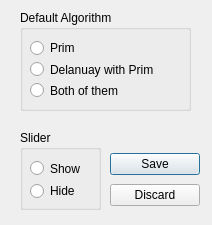
<?xml version="1.0" encoding="UTF-8"?>
<ui version="4.0">
 <class>PreferenceDialog</class>
 <widget class="QDialog" name="PreferenceDialog">
  <property name="geometry">
   <rect>
    <x>0</x>
    <y>0</y>
    <width>212</width>
    <height>225</height>
   </rect>
  </property>
  <property name="windowTitle">
   <string>Dialog</string>
  </property>
  <widget class="QGroupBox" name="groupBox">
   <property name="geometry">
    <rect>
     <x>20</x>
     <y>10</y>
     <width>171</width>
     <height>101</height>
    </rect>
   </property>
   <property name="title">
    <string>Default Algorithm</string>
   </property>
   <widget class="QWidget" name="">
    <property name="geometry">
     <rect>
      <x>10</x>
      <y>30</y>
      <width>148</width>
      <height>58</height>
     </rect>
    </property>
    <layout class="QVBoxLayout" name="verticalLayout">
     <item>
      <widget class="QRadioButton" name="al1">
       <property name="text">
        <string>Prim</string>
       </property>
      </widget>
     </item>
     <item>
      <widget class="QRadioButton" name="al2">
       <property name="text">
        <string>Delanuay with Prim</string>
       </property>
      </widget>
     </item>
     <item>
      <widget class="QRadioButton" name="al3">
       <property name="text">
        <string>Both of them</string>
       </property>
      </widget>
     </item>
    </layout>
   </widget>
  </widget>
  <widget class="QGroupBox" name="groupBox_2">
   <property name="geometry">
    <rect>
     <x>20</x>
     <y>130</y>
     <width>81</width>
     <height>80</height>
    </rect>
   </property>
   <property name="title">
    <string>Slider</string>
   </property>
   <widget class="QWidget" name="">
    <property name="geometry">
     <rect>
      <x>10</x>
      <y>30</y>
      <width>60</width>
      <height>39</height>
     </rect>
    </property>
    <layout class="QVBoxLayout" name="verticalLayout_2">
     <item>
      <widget class="QRadioButton" name="show">
       <property name="text">
        <string>Show</string>
       </property>
      </widget>
     </item>
     <item>
      <widget class="QRadioButton" name="hide">
       <property name="text">
        <string>Hide</string>
       </property>
      </widget>
     </item>
    </layout>
   </widget>
  </widget>
  <widget class="QWidget" name="">
   <property name="geometry">
    <rect>
     <x>110</x>
     <y>150</y>
     <width>90</width>
     <height>61</height>
    </rect>
   </property>
   <layout class="QVBoxLayout" name="verticalLayout_3">
    <item>
     <widget class="QPushButton" name="btn_save">
      <property name="text">
       <string>Save</string>
      </property>
     </widget>
    </item>
    <item>
     <widget class="QPushButton" name="btn_discard">
      <property name="text">
       <string>Discard</string>
      </property>
     </widget>
    </item>
   </layout>
  </widget>
 </widget>
 <resources/>
 <connections/>
</ui>
